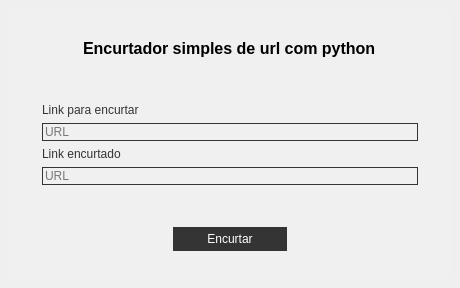
<?xml version="1.0" encoding="UTF-8"?>
<ui version="4.0">
 <class>MainWindow</class>
 <widget class="QMainWindow" name="MainWindow">
  <property name="geometry">
   <rect>
    <x>0</x>
    <y>0</y>
    <width>460</width>
    <height>288</height>
   </rect>
  </property>
  <property name="windowTitle">
   <string>MainWindow</string>
  </property>
  <property name="styleSheet">
   <string notr="true">*{
	border: none;
}</string>
  </property>
  <widget class="QWidget" name="centralwidget">
   <property name="styleSheet">
    <string notr="true"/>
   </property>
   <layout class="QVBoxLayout" name="verticalLayout">
    <item>
     <widget class="QFrame" name="Frame_Principal">
      <property name="styleSheet">
       <string notr="true">background-color: rgb(240, 240, 240);</string>
      </property>
      <property name="frameShape">
       <enum>QFrame::StyledPanel</enum>
      </property>
      <property name="frameShadow">
       <enum>QFrame::Raised</enum>
      </property>
      <layout class="QVBoxLayout" name="verticalLayout_4">
       <item>
        <widget class="QFrame" name="frame">
         <property name="frameShape">
          <enum>QFrame::StyledPanel</enum>
         </property>
         <property name="frameShadow">
          <enum>QFrame::Raised</enum>
         </property>
         <layout class="QHBoxLayout" name="horizontalLayout_3">
          <item alignment="Qt::AlignHCenter">
           <widget class="QLabel" name="Titulo_Encurtador">
            <property name="styleSheet">
             <string notr="true">font: 8pt &quot;Arial&quot;;</string>
            </property>
            <property name="text">
             <string>&lt;html&gt;&lt;head/&gt;&lt;body&gt;&lt;p&gt;&lt;span style=&quot; font-size:12pt; font-weight:600;&quot;&gt;Encurtador simples de url com python&lt;/span&gt;&lt;/p&gt;&lt;/body&gt;&lt;/html&gt;</string>
            </property>
           </widget>
          </item>
         </layout>
        </widget>
       </item>
       <item>
        <widget class="QFrame" name="frame_2">
         <property name="frameShape">
          <enum>QFrame::StyledPanel</enum>
         </property>
         <property name="frameShadow">
          <enum>QFrame::Raised</enum>
         </property>
         <layout class="QHBoxLayout" name="horizontalLayout_2">
          <item>
           <widget class="QFrame" name="frame_Vazio_esqA">
            <property name="frameShape">
             <enum>QFrame::StyledPanel</enum>
            </property>
            <property name="frameShadow">
             <enum>QFrame::Raised</enum>
            </property>
           </widget>
          </item>
          <item>
           <widget class="QFrame" name="frame_8">
            <property name="frameShape">
             <enum>QFrame::StyledPanel</enum>
            </property>
            <property name="frameShadow">
             <enum>QFrame::Raised</enum>
            </property>
            <layout class="QVBoxLayout" name="verticalLayout_2">
             <item>
              <widget class="QLabel" name="lbl1_Link_para_encurtar">
               <property name="styleSheet">
                <string notr="true">font: 10pt &quot;Arial&quot;;
color: #343434;
</string>
               </property>
               <property name="text">
                <string>Link para encurtar</string>
               </property>
              </widget>
             </item>
             <item>
              <widget class="QLineEdit" name="le0_link_encurtar">
               <property name="styleSheet">
                <string notr="true">border: 1px solid #343434;
font: 9pt &quot;Arial&quot;;
</string>
               </property>
               <property name="placeholderText">
                <string>URL</string>
               </property>
              </widget>
             </item>
             <item>
              <widget class="QLabel" name="lbl2_link_encurtado">
               <property name="styleSheet">
                <string notr="true">font: 10pt &quot;Arial&quot;;
color: #343434;
</string>
               </property>
               <property name="text">
                <string>Link encurtado</string>
               </property>
              </widget>
             </item>
             <item>
              <widget class="QLineEdit" name="le1_link_encurtado">
               <property name="styleSheet">
                <string notr="true">border: 1px solid #343434;
font: 9pt &quot;Arial&quot;;
</string>
               </property>
               <property name="placeholderText">
                <string>URL</string>
               </property>
              </widget>
             </item>
            </layout>
           </widget>
          </item>
          <item>
           <widget class="QFrame" name="frame_vazio_dirA">
            <property name="frameShape">
             <enum>QFrame::StyledPanel</enum>
            </property>
            <property name="frameShadow">
             <enum>QFrame::Raised</enum>
            </property>
           </widget>
          </item>
         </layout>
        </widget>
       </item>
       <item>
        <widget class="QFrame" name="frame_3">
         <property name="frameShape">
          <enum>QFrame::StyledPanel</enum>
         </property>
         <property name="frameShadow">
          <enum>QFrame::Raised</enum>
         </property>
         <layout class="QHBoxLayout" name="horizontalLayout">
          <item>
           <widget class="QFrame" name="frame_vazio_esqB">
            <property name="frameShape">
             <enum>QFrame::StyledPanel</enum>
            </property>
            <property name="frameShadow">
             <enum>QFrame::Raised</enum>
            </property>
           </widget>
          </item>
          <item alignment="Qt::AlignTop">
           <widget class="QFrame" name="frame_9">
            <property name="frameShape">
             <enum>QFrame::StyledPanel</enum>
            </property>
            <property name="frameShadow">
             <enum>QFrame::Raised</enum>
            </property>
            <layout class="QVBoxLayout" name="verticalLayout_3">
             <item alignment="Qt::AlignTop">
              <widget class="QPushButton" name="btn_Encurtar">
               <property name="cursor">
                <cursorShape>PointingHandCursor</cursorShape>
               </property>
               <property name="styleSheet">
                <string notr="true">QPushButton {
	font: 10pt &quot;Arial&quot;;
	color: #fff;
	outline: 0;
	border: 5px solid #343434;
	background-color: rgb(52, 52, 52);
}

QPushButton:hover {
	color: #000000;
	border: 5px solid #8d8d8d;
	background-color: rgb(141, 141, 141);
}


QPushButton#btn_Encurtar:pressed {
	padding-left: 2px;
	padding-top: 2px;
	color: #000000;
	border: 5px solid #fff;
	background-color: rgb(255, 255, 255);
}</string>
               </property>
               <property name="text">
                <string>Encurtar</string>
               </property>
              </widget>
             </item>
            </layout>
           </widget>
          </item>
          <item>
           <widget class="QFrame" name="frame_vazio_dirB">
            <property name="frameShape">
             <enum>QFrame::StyledPanel</enum>
            </property>
            <property name="frameShadow">
             <enum>QFrame::Raised</enum>
            </property>
           </widget>
          </item>
         </layout>
        </widget>
       </item>
      </layout>
     </widget>
    </item>
   </layout>
  </widget>
 </widget>
 <resources/>
 <connections/>
</ui>
